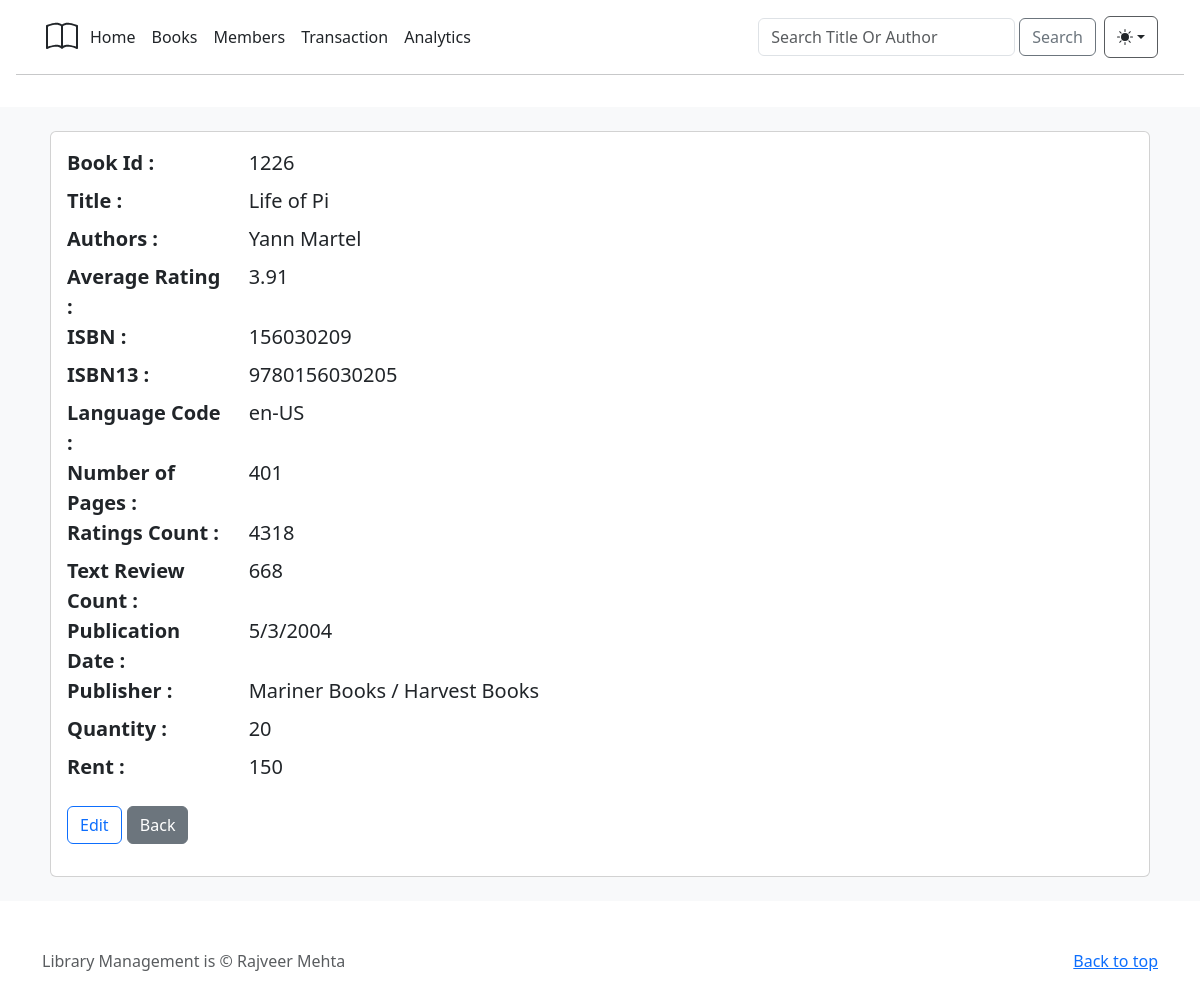
The app's page /book/1226 with its own data.
### library/models.py (models this page shows)
class Books(db.Model):
    bookID = db.Column(db.Integer(), primary_key=True, nullable=False)
    title = db.Column(db.String(), nullable=False)
    authors = db.Column(db.String(), nullable=False)
    average_rating = db.Column(db.Float(), nullable=False)
    isbn = db.Column(db.Integer(), nullable=False)
    isbn13 = db.Column(db.Integer(), nullable=False)
    language_code = db.Column(db.String(), nullable=False)
    num_pages = db.Column(db.Integer(), nullable=False)
    ratings_count =db.Column(db.Integer(), nullable=False)
    text_reviews_count = db.Column(db.Integer(), nullable=False)
    publication_date =db.Column(db.String(), nullable=False)
    publisher = db.Column(db.String(), nullable=False)
    member_count = db.Column(db.Integer(), default = 0)
    quantity = db.Column(db.Integer(), nullable=False)
    rent = db.Column(db.Integer(), nullable=False)

### library/routes.py (the view)
@app.route("/book/<int:id>")
def book(id):
    query = Books.query.get(id)
    return render_template('Books/bookDetailsPage.html', query=query)

### library/templates/Books/bookDetailsPage.html (shortened to what this page needs)
{% extends "baseTemplate.html" %}
{% block body %}
<div class="album py-3 bg-body-tertiary">
  <div class="container">
    <div class="card m-2">
      <dl class="row p-3">
        <dt class="col-sm-2 fs-5">Book Id :</dt>
        <dd class="col-sm-9 fs-5 ">{{query.bookID}}</dd>
        <dt class="col-sm-2 fs-5">Title :</dt>
        <dd class="col-sm-9 fs-5 ">{{query.title}}</dd>
        <dt class="col-sm-2 fs-5">Authors :</dt>
        <dd class="col-sm-9 fs-5">{{query.authors}}</dd>
        <dt class="col-sm-2 fs-5">Average Rating :</dt>
        <dd class="col-sm-9 fs-5">{{query.average_rating}}</dd>
        <dt class="col-sm-2 fs-5">ISBN :</dt>
        <dd class="col-sm-9 fs-5">{{query.isbn}}</dd>
        <dt class="col-sm-2 fs-5">ISBN13 :</dt>
        <dd class="col-sm-9 fs-5">{{query.isbn13}}</dd>
        <dt class="col-sm-2 fs-5">Language Code :</dt>
        <dd class="col-sm-9 fs-5">{{query.language_code}}</dd>
        <dt class="col-sm-2 fs-5">Number of Pages :</dt>
        <dd class="col-sm-9 fs-5">{{query.num_pages}}</dd>
        <dt class="col-sm-2 fs-5">Ratings Count :</dt>
        <dd class="col-sm-9 fs-5">{{query.ratings_count}}</dd>
        <dt class="col-sm-2 fs-5">Text Review Count :</dt>
        <dd class="col-sm-9 fs-5">{{query.text_reviews_count}}</dd>
        <dt class="col-sm-2 fs-5">Publication Date :</dt>
        <dd class="col-sm-9 fs-5">{{query.publication_date}}</dd>
        <dt class="col-sm-2 fs-5">Publisher :</dt>
        <dd class="col-sm-9 fs-5">{{query.publisher}}</dd>
        <dt class="col-sm-2 fs-5">Quantity :</dt>
        <dd class="col-sm-9 fs-5">{{query.quantity}}</dd>
        <dt class="col-sm-2 fs-5">Rent :</dt>
        <dd class="col-sm-9 fs-5">{{query.rent}}</dd>
        <dt class="col-sm-2 fs-5 mt-3">
          <a type="button" class="btn btn-outline-primary" href="/update/book/{{query.bookID}}">Edit</a>
          <a class="btn btn-secondary" href="/books">Back</a>
        </dt>
      </dl>
    </div>
  </div>
</div>
{% endblock %}

### records on screen
Books: bookID "1226", title "Life of Pi", authors "Yann Martel", average_rating "3.91", isbn "156030209", isbn13 "9780156030205", language_code "en-US", num_pages "401", ratings_count "4318", text_reviews_count "668", publication_date "5/3/2004", publisher "Mariner Books / Harvest Books", quantity "20", rent "150"
